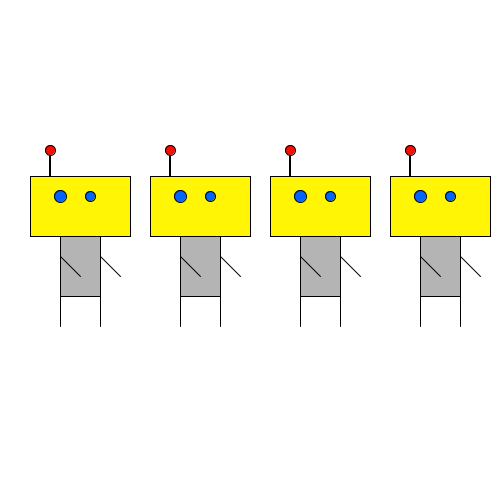
Frame 1 (no input)
Frame 60 (the mouse pressed at the canvas centre just before this capture): identical to frame 1, image omitted
Frame 120 (the mouse held since frame 60 and released just before this capture): identical to frame 1, image omitted

The Processing sketch that drew this single still picture (run headless with seeded random() and noise(); from frame 60 on, the mouse is pressed at the canvas centre):

// Processing sketch: processing_126859
// ── processing_126859.pde

int monsterX;
int monsterY;
int kleur;
int sketch;

void setup() {
  size(500,500);
  kleur = 255;
  sketch = width/120;
}

void draw() {
  background(kleur);
  rectMode(CENTER);
  stroke(0);
  for (int i = 0; i < sketch; i++) {
  tekenen(50+(i*120),150);
  }
}

void tekenen(int monsterX, int monsterY) {
  /* Antenne */
  fill(255,10,0);
  ellipse(monsterX,monsterY,10,10); //220 194
  fill(0);
  rect(monsterX,monsterY+16,1,20); //220 210
  /* Lijf */
  fill(255,245,5);
  rect(monsterX+30,monsterY+56,100,60); //250 250
  fill(180,180,180);
  rect(monsterX+30,monsterY+116,40,60); //250 310
  /* Armen */
  line(monsterX+10,monsterY+106,monsterX+30,monsterY+126); //230 300 250 320
  line(monsterX+50,monsterY+106,monsterX+70,monsterY+126); //270 300 290 320
  /* Benen */
  line(monsterX+10,monsterY+146,monsterX+10,monsterY+176); //230 340 230 370
  line(monsterX+50,monsterY+146,monsterX+50,monsterY+176); //270 340 270 370
  /* Ogen */
  fill(0,100,255);
  ellipse(monsterX+10,monsterY+46,12,12); //230 240
  fill(0,100,255);
  ellipse(monsterX+40,monsterY+46,10,10); //260 240
}
